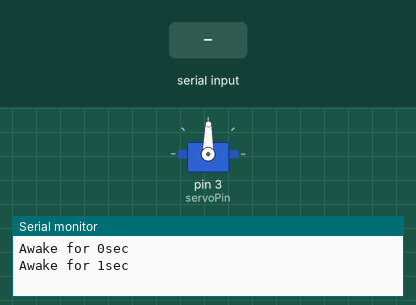
The sketch below on a simulated Arduino Uno, built with avr-gcc and run on an emulated ATmega328P. On the bench: servo, the last lines printed to the serial monitor. The inputs (shaded band) are chosen by the test bench. Sleep ends after the set time or at an interrupt.

Above: at 1.7 s.
1.8 s: "U" received over Serial
At 2.67 s:
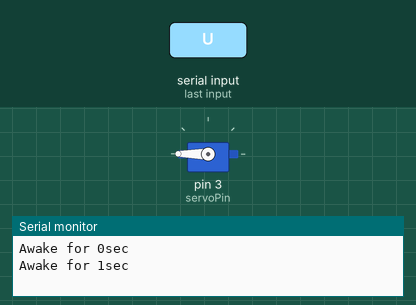
4.3 s: "D" received over Serial
At 5.37 s:
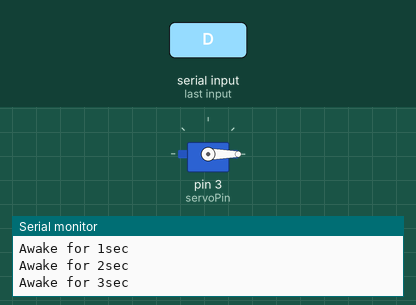
Timing chart, 0 to 7.3 s (numbered marks = the images above; inputs shaded):
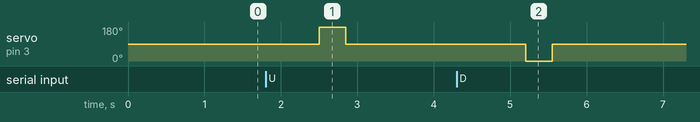

Measured:
- after the input at 1.8 s, servo on pin 3 (servoPin): 89° → 180° after 0.70 s, → 89° 0.35 s later
- after the input at 4.3 s, servo on pin 3 (servoPin): 89° → 0° after 0.90 s, → 89° 0.35 s later

The sketch:

MateSwitch.ino
```cpp
/* Sleep Serial
 * -----------------
 * Updated code for SwitchMate to put the Arduino to sleep
 * and only wake up on USART activity
 */

#include <Servo.h>

#include <avr/power.h>
#include <avr/sleep.h>

#define SERVO_DOWN  540
#define SERVO_MID   1460
#define SERVO_UP    2400

Servo servo;

int sleepStatus = 0;             // variable to store a request for sleep
int count = 0;                   // counter for sleeping

int servoPin = 3; //If you don't understand this, kill yourself

void setup()
{
  /** Servo config **/
  servo.attach(servoPin);
  servo.writeMicroseconds(SERVO_MID);
  delay(500);
  servo.detach();


  Serial.begin(9600);
}

void sleepNow()
{
    /* Now is the time to set the sleep mode. In the Atmega8 datasheet
     * http://www.atmel.com/dyn/resources/prod_documents/doc2486.pdf on page 35
     * there is a list of sleep modes which explains which clocks and
     * wake up sources are available in which sleep modus.
     *
     * In the avr/sleep.h file, the call names of these sleep modus are to be found:
     *
     * The 5 different modes are:
     *     SLEEP_MODE_IDLE         -the least power savings
     *     SLEEP_MODE_ADC
     *     SLEEP_MODE_PWR_SAVE
     *     SLEEP_MODE_STANDBY
     *     SLEEP_MODE_PWR_DOWN     -the most power savings
     *
     *  the power reduction management <avr/power.h>  is described in
     *  http://www.nongnu.org/avr-libc/user-manual/group__avr__power.html
     */

  set_sleep_mode(SLEEP_MODE_IDLE);   // sleep mode is set here

  sleep_enable();          // enables the sleep bit in the mcucr register
                             // so sleep is possible. just a safety pin

  power_adc_disable();
  power_spi_disable();
  power_timer0_disable();
  power_timer1_disable();
  power_timer2_disable();
  power_twi_disable();


  sleep_mode();            // here the device is actually put to sleep!!

                             // THE PROGRAM CONTINUES FROM HERE AFTER WAKING UP
  sleep_disable();         // first thing after waking from sleep:
                            // disable sleep...

  power_all_enable();

}


void loop()
{
  // display information about the counter
  Serial.print("Awake for ");
  Serial.print(count);
  Serial.println("sec");
  count++;
  delay(1000);                           // waits for a second

  // compute the serial input
  if (Serial.available()) {
    int val = Serial.read();
    switch(val)
    {
      case 'U':
        flipUp();
      break;
      case 'D':
        flipDown();
      break;
    }


    /**
    if (val == 'S') {
      Serial.println("Serial: Entering Sleep mode");
      delay(100);     // this delay is needed, the sleep
                      //function will provoke a Serial error otherwise!!
      count = 0;
      sleepNow();     // sleep function called here
    }
    if (val == 'A') {
      Serial.println("Waddup gangsta"); // classic dummy message
    }
    **/
  }

  // check if it should go asleep because of time
  if (count >= 10) {
      Serial.println("Timer: Entering Sleep mode");
      delay(100);     // this delay is needed, the sleep
                      //function will provoke a Serial error otherwise!!
      count = 0;
      sleepNow();     // sleep function called here
  }
}

/** Commutate the servo to flip the switch up **/
void flipUp()
{
  servo.attach(servoPin);
  servo.writeMicroseconds(SERVO_UP);
  delay(350);
  servo.writeMicroseconds(SERVO_MID);
  delay(350);
  servo.detach();
}

/** Commutate the servo to flip the switch up **/
void flipDown()
{
  servo.attach(servoPin);
  servo.writeMicroseconds(SERVO_DOWN);
  delay(350);
  servo.writeMicroseconds(SERVO_MID);
  delay(350);
  servo.detach();
}
```
